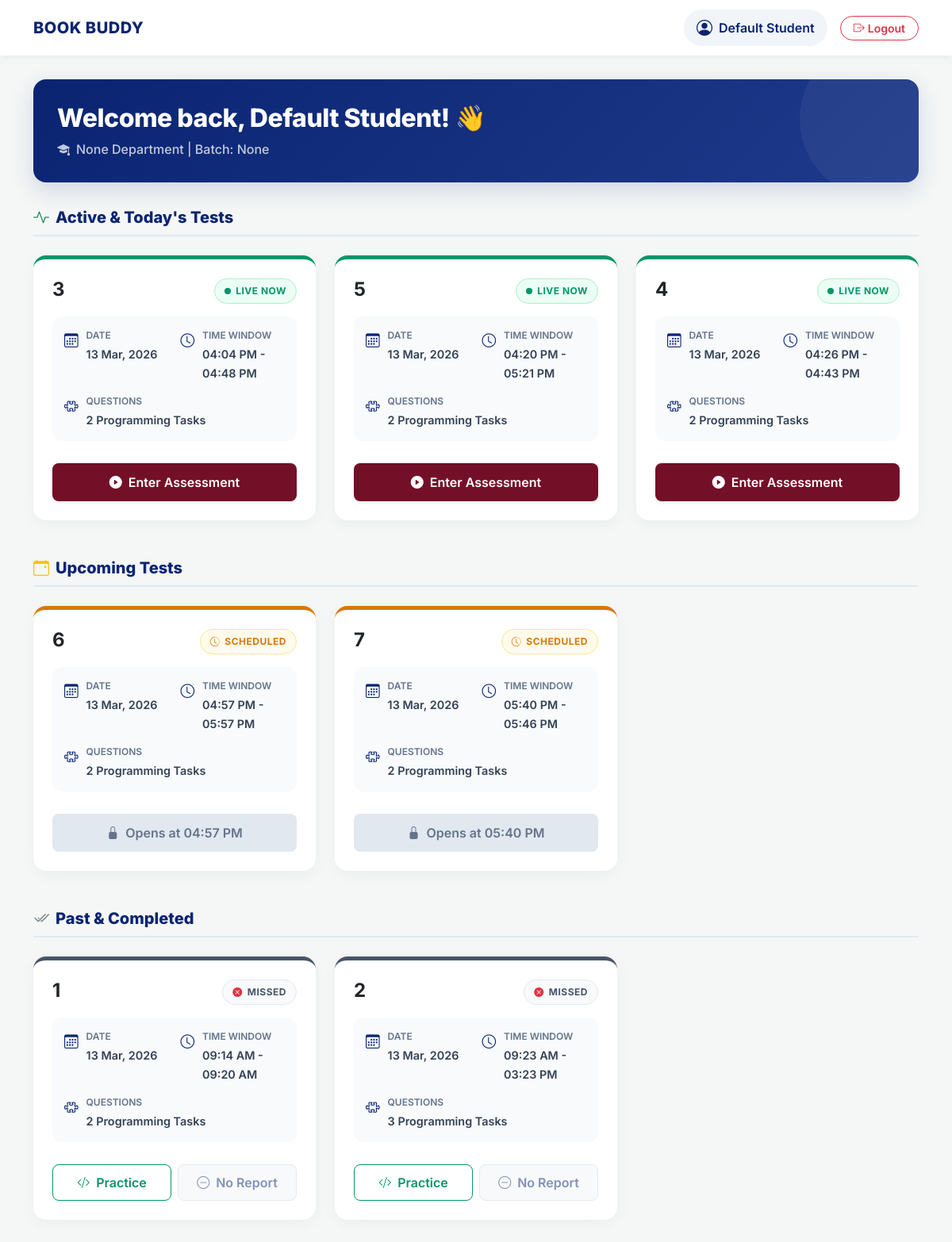
Before: /student_test/1 with the older database file.
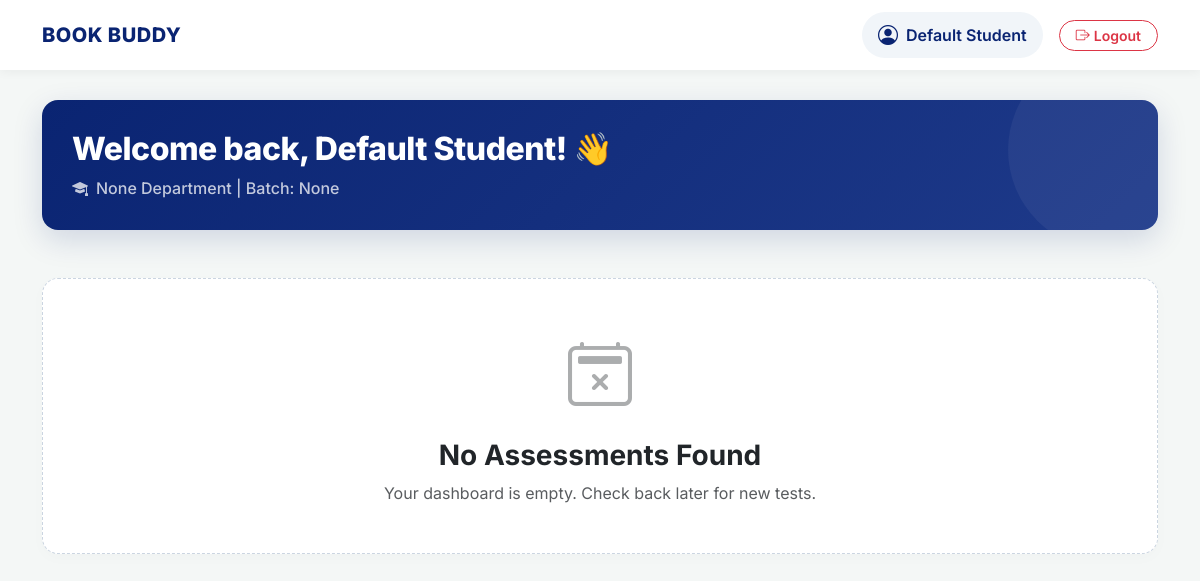
After: the same page with the newer database file.
### app.py (models this page shows, shortened)
class Testmaintain(db.Model):
    __tablename__ = 'test_maintain'
    id = db.Column(db.Integer, primary_key=True)
    test_title = db.Column(db.String(50))
    date = db.Column(db.Date)
    start_time = db.Column(db.DateTime)
    end_time = db.Column(db.DateTime)
    status = db.Column(db.String(20), default='draft')
    total_points = db.Column(db.Integer, default=0)
    question_id = db.Column(db.Integer, db.ForeignKey('question.id'), nullable=False)

### app.py (the view)
@app.route('/student_test/<int:id>')
def student_test(id):
    student = Student.query.get_or_404(id)
    all_entries = Testmaintain.query.all()
    current_time = datetime.now()
    grouped_tests = defaultdict(list)
    questions_dict = {q.id: q for q in Question.query.all()}
    for entry in all_entries:
        entry.question = questions_dict.get(entry.question_id)
        grouped_tests[entry.test_title].append(entry)
    results = TestResult.query.filter_by(student_id=id).all()
    test_question_ids = [entry.question_id for entry in all_entries]
    practice_questions = Question.query.filter(~Question.id.in_(test_question_ids)).all() if test_question_ids else Question.query.all()
    return render_template("student_test.html", student=student, grouped_tests=grouped_tests, practice_questions=practice_questions, results=results, now=current_time)

### app.py (called while the page is built)
@app.context_processor
def inject_now():
    return {'now': datetime.now()}

### templates/student_test.html (shortened to what the changed rows need)
<!DOCTYPE html>
<html lang="en">
<head>
    <link href="https://cdn.jsdelivr.net/npm/bootstrap@5.3.0/dist/css/bootstrap.min.css" rel="stylesheet">
    <link rel="stylesheet" href="https://cdn.jsdelivr.net/npm/bootstrap-icons@1.11.1/font/bootstrap-icons.css">
</head>
<body>
    <nav class="navbar sticky-top">
        <div class="container d-flex justify-content-between align-items-center">
            <a class="brand-wrapper" href="/">
                <h2 class="brand-name d-none d-sm-block">BOOK BUDDY</h2>
            </a>
        </div>
    </nav>
    <div class="container">
        <div class="row mb-4">
            <div class="col-12">
                <div class="welcome-card">
                    <h2 class="mb-2">Welcome back, {{ student.name }}! 👋</h2>
                </div>
            </div>
        </div>
        {% if grouped_tests %}
            <h3 class="section-title"><i class="bi bi-activity text-success me-2"></i>Active & Today's Tests</h3>
            <div class="row g-4 mb-5">
                {% for title, entries in grouped_tests.items() %}
                    {% set first_entry = entries[0] %}
                    {% set test_result = results|selectattr('test_id', 'equalto', first_entry.id)|first if results else None %}
                    {% if first_entry.start_time and first_entry.end_time %}
                        {% set is_live = first_entry.start_time <= now and now <= first_entry.end_time %}
                        {% if is_live and not test_result %}
                        <div class="col-lg-6 col-xl-4">
                            <div class="card test-card status-border-live">
                                <div class="card-body p-4 d-flex flex-column h-100">
                                    <div class="d-flex justify-content-between align-items-start mb-3">
                                        <h4 class="fw-bold mb-0 text-dark pe-2">{{ title }}</h4>
                                        <div id="badge-container-{{ loop.index }}">
                                            <span class="status-badge badge-live">
                                                <span class="pulse-dot"></span> LIVE NOW
                                            </span>
                                        </div>
                                    </div>
                                    <div class="info-grid">
                                        <div class="info-item"><i class="bi bi-calendar3"></i><div class="info-text"><small>Date</small><span>{{ first_entry.start_time.strftime('%d %b, %Y') }}</span></div></div>
                                        <div class="info-item"><i class="bi bi-clock"></i><div class="info-text"><small>Time Window</small><span>{{ first_entry.start_time.strftime('%I:%M %p') }} - {{ first_entry.end_time.strftime('%I:%M %p') }}</span></div></div>
                                        <div class="info-item info-item-full"><i class="bi bi-puzzle"></i><div class="info-text"><small>Questions</small><span>{{ entries|length }} Programming Tasks</span></div></div>
                                    </div>
                                    <div class="mt-auto pt-2">
                                        <a href="{{ url_for('take_test', title=title) }}" class="btn-take-test shadow-sm">
                                            <i class="bi bi-play-circle-fill"></i> Enter Assessment
                                        </a>
                                    </div>
                                </div>
                            </div>
                        </div>
                        {% endif %}
                    {% endif %}
                {% endfor %}
            </div>
            <h3 class="section-title"><i class="bi bi-calendar-event text-warning me-2"></i>Upcoming Tests</h3>
            <div class="row g-4 mb-5">
                {% for title, entries in grouped_tests.items() %}
                    {% set first_entry = entries[0] %}
                    {% set test_result = results|selectattr('test_id', 'equalto', first_entry.id)|first if results else None %}
                    {% if first_entry.start_time and first_entry.end_time %}
                        {% set is_upcoming = now < first_entry.start_time %}
                        {% if is_upcoming and not test_result %}
                        <div class="col-lg-6 col-xl-4">
                            <div class="card test-card status-border-upcoming">
                                <div class="card-body p-4 d-flex flex-column h-100">
                                    <div class="d-flex justify-content-between align-items-start mb-3">
                                        <h4 class="fw-bold mb-0 text-dark pe-2">{{ title }}</h4>
                                        <div id="badge-container-{{ loop.index }}">
                                            <span class="status-badge badge-upcoming">
                                                <i class="bi bi-clock-history"></i> SCHEDULED
                                            </span>
                                        </div>
                                    </div>
                                    <div class="info-grid">
                                        <div class="info-item"><i class="bi bi-calendar3"></i><div class="info-text"><small>Date</small><span>{{ first_entry.start_time.strftime('%d %b, %Y') }}</span></div></div>
                                        <div class="info-item"><i class="bi bi-clock"></i><div class="info-text"><small>Time Window</small><span>{{ first_entry.start_time.strftime('%I:%M %p') }} - {{ first_entry.end_time.strftime('%I:%M %p') }}</span></div></div>
                                        <div class="info-item info-item-full"><i class="bi bi-puzzle"></i><div class="info-text"><small>Questions</small><span>{{ entries|length }} Programming Tasks</span></div></div>
                                    </div>
                                    <div class="mt-auto pt-2">
                                        <a href="{{ url_for('take_test', title=title) }}"
                                           class="btn-take-test btn-locked dynamic-unlock-btn"
                                           id="action-btn-{{ loop.index }}"
                                           data-start="{{ first_entry.start_time.isoformat() }}">
                                            <i class="bi bi-lock-fill d-icon"></i> <span class="d-text">Opens at {{ first_entry.start_time.strftime('%I:%M %p') }}</span>
                                        </a>
                                    </div>
                                </div>
                            </div>
                        </div>
                        {% endif %}
                    {% endif %}
                {% endfor %}
            </div>
            <h3 class="section-title"><i class="bi bi-check2-all text-secondary me-2"></i>Past & Completed</h3>
            <div class="row g-4 mb-5">
                {% for title, entries in grouped_tests.items() %}
                    {% set first_entry = entries[0] %}
                    {% set test_result = results|selectattr('test_id', 'equalto', first_entry.id)|first if results else None %}
                    {% if first_entry.start_time and first_entry.end_time %}
                        {% set is_past = now > first_entry.end_time %}
                        {% if is_past or test_result %}
                        <div class="col-lg-6 col-xl-4">
                            <div class="card test-card status-border-completed">
                                <div class="card-body p-4 d-flex flex-column h-100">
                                    <div class="d-flex justify-content-between align-items-start mb-3">
                                        <h4 class="fw-bold mb-0 text-dark pe-2">{{ title }}</h4>
                                        <div id="badge-container-{{ loop.index }}">
                                            <span class="status-badge badge-completed">
                                                {% if test_result %}
                                                    <i class="bi bi-check-circle-fill text-success"></i> SUBMITTED
                                                {% else %}
                                                    <i class="bi bi-x-circle-fill text-danger"></i> MISSED
                                                {% endif %}
                                            </span>
                                        </div>
                                    </div>
                                    <div class="info-grid">
                                        <div class="info-item"><i class="bi bi-calendar3"></i><div class="info-text"><small>Date</small><span>{{ first_entry.start_time.strftime('%d %b, %Y') }}</span></div></div>
                                        <div class="info-item"><i class="bi bi-clock"></i><div class="info-text"><small>Time Window</small><span>{{ first_entry.start_time.strftime('%I:%M %p') }} - {{ first_entry.end_time.strftime('%I:%M %p') }}</span></div></div>
                                        <div class="info-item info-item-full"><i class="bi bi-puzzle"></i><div class="info-text"><small>Questions</small><span>{{ entries|length }} Programming Tasks</span></div></div>
                                    </div>
                                    <div class="mt-auto pt-2 d-flex gap-2">
                                        <a href="{{ url_for('take_test', title=title) }}" class="btn-practice">
                                            <i class="bi bi-code-slash"></i> Practice
                                        </a>
                                        {% if test_result %}
                                            <a href="{{ url_for('student_results', test_id=first_entry.id) }}" class="btn-results">
                                                <i class="bi bi-bar-chart-line-fill"></i>
                                                Report ({{ test_result.percentage|round|int }}%)
                                            </a>
                                        {% else %}
                                            <button class="btn-results opacity-50" style="cursor: not-allowed;" title="No report available">
                                                <i class="bi bi-dash-circle"></i> No Report
                                            </button>
                                        {% endif %}
                                    </div>
                                </div>
                            </div>
                        </div>
                        {% endif %}
                    {% endif %}
                {% endfor %}
            </div>
        {% else %}
            <div class="col-12">
                <div class="empty-state py-5 my-5">
                    <i class="bi bi-calendar2-x text-muted opacity-50 mb-3 d-block" style="font-size: 4rem;"></i>
                    <h3 class="fw-bold text-dark">No Assessments Found</h3>
                    <p class="text-muted mb-0">Your dashboard is empty. Check back later for new tests.</p>
                </div>
            </div>
        {% endif %}
    </div>
</body>
</html>

Changed rows visible on the page:
removed Testmaintain: start_time "13 Mar, 2026", start_time "04:04 PM", end_time "04:48 PM"
removed Testmaintain: start_time "13 Mar, 2026", start_time "04:20 PM", end_time "05:21 PM"
removed Testmaintain: start_time "13 Mar, 2026", start_time "04:26 PM", end_time "04:43 PM"
removed Testmaintain: start_time "13 Mar, 2026", start_time "04:57 PM", end_time "05:57 PM", start_time "04:57 PM"
removed Testmaintain: start_time "13 Mar, 2026", start_time "05:40 PM", end_time "05:46 PM", start_time "05:40 PM"
removed Testmaintain: start_time "13 Mar, 2026", start_time "09:14 AM", end_time "09:20 AM"
removed Testmaintain: start_time "13 Mar, 2026", start_time "09:23 AM", end_time "03:23 PM"
Other visible differences:
text no longer shown: "Active & Today's Tests Upcoming Tests Past & Completed"
text now shown: "No Assessments Found Your dashboard is empty. Check back later for new tests."
list line gone: "3 LIVE NOW DATE TIME WINDOW - QUESTIONS 2 Programming Tasks Enter Assessment"
list line gone: "5 LIVE NOW DATE TIME WINDOW - QUESTIONS 2 Programming Tasks Enter Assessment"
list line gone: "4 LIVE NOW DATE TIME WINDOW - QUESTIONS 2 Programming Tasks Enter Assessment"
list line gone: "6 SCHEDULED DATE TIME WINDOW - QUESTIONS 2 Programming Tasks Opens at"
list line gone: "7 SCHEDULED DATE TIME WINDOW - QUESTIONS 2 Programming Tasks Opens at"
list line gone: "1 MISSED DATE TIME WINDOW - QUESTIONS 2 Programming Tasks Practice No Report"
list line gone: "2 MISSED DATE TIME WINDOW - QUESTIONS 3 Programming Tasks Practice No Report"
